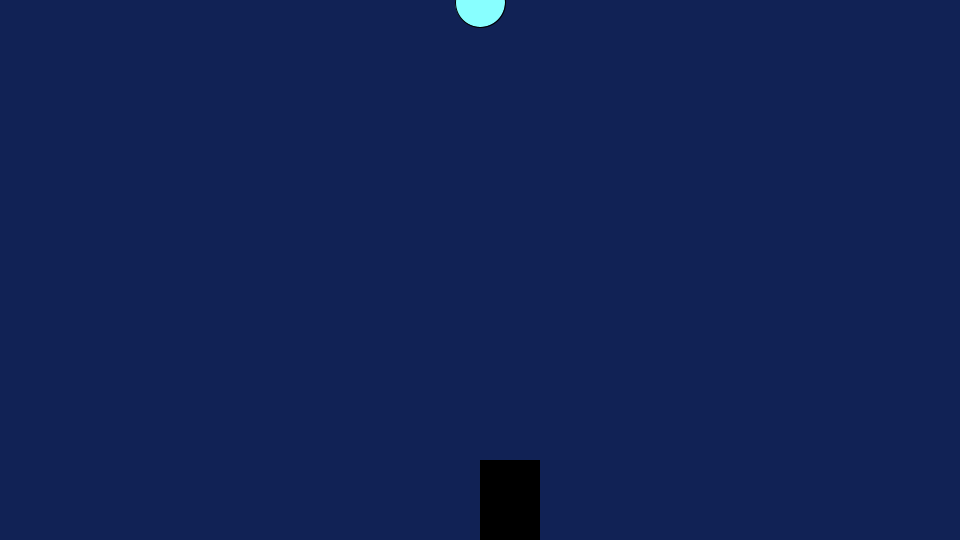
Frame 1 (no input)
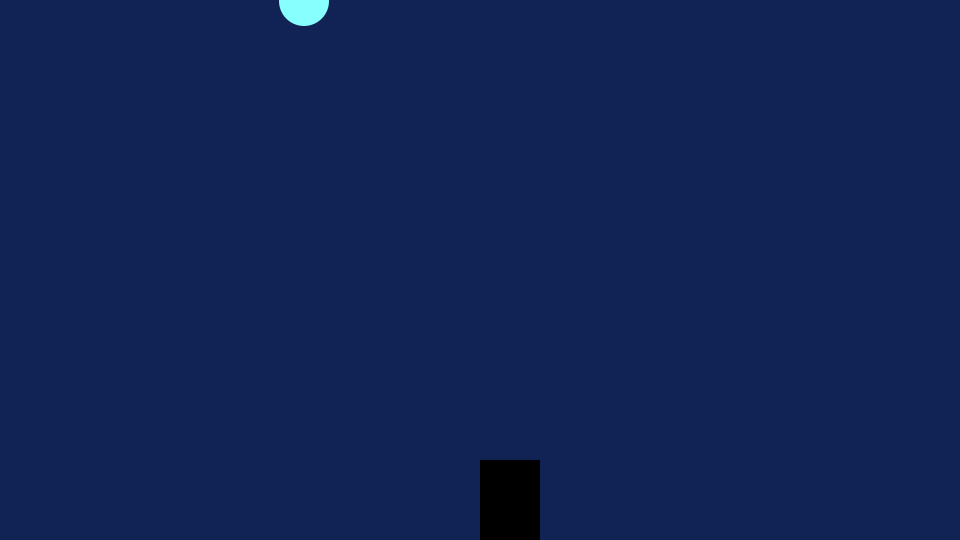
Frame 60 (the mouse pressed at the canvas centre just before this capture)
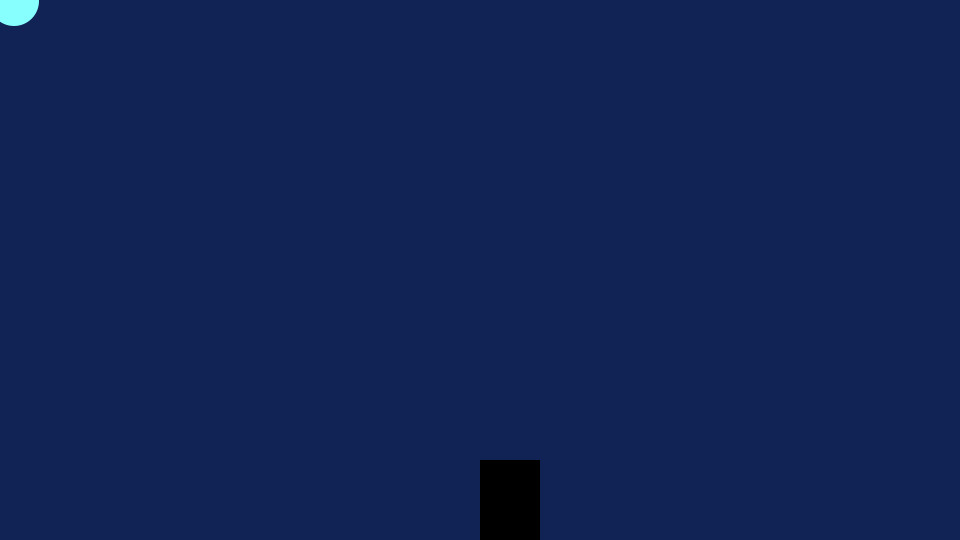
Frame 120 (the mouse held since frame 60 and released just before this capture)

The Processing sketch that drew these frames (run headless with seeded random() and noise(); from frame 60 on, the mouse is pressed at the canvas centre):

// Processing sketch: Rain_game
// ── Rain_game.pde
void setup(){
size(960,540);
  
  
  
  
}
int Y=1;
int X=480;
int x=mouseX;
void draw(){
Y=Y+Y;
if (Y>960){
Y=1;
X=(int)random(960);
}

background(17,34,85);
fill(136,255,255);
ellipse(X,Y,50,50);
noStroke();
fill(0,0,0);
rect(480,460,60,80);




}
